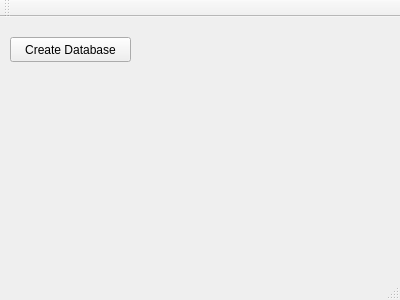
<?xml version="1.0" encoding="UTF-8"?>
<ui version="4.0">
 <class>MainWindow</class>
 <widget class="QMainWindow" name="MainWindow">
  <property name="geometry">
   <rect>
    <x>0</x>
    <y>0</y>
    <width>400</width>
    <height>300</height>
   </rect>
  </property>
  <property name="windowTitle">
   <string>MainWindow</string>
  </property>
  <widget class="QWidget" name="centralWidget">
   <widget class="QPushButton" name="pushButton">
    <property name="geometry">
     <rect>
      <x>10</x>
      <y>20</y>
      <width>121</width>
      <height>25</height>
     </rect>
    </property>
    <property name="text">
     <string>Create Database</string>
    </property>
   </widget>
  </widget>
  <widget class="QMenuBar" name="menuBar">
   <property name="geometry">
    <rect>
     <x>0</x>
     <y>0</y>
     <width>400</width>
     <height>22</height>
    </rect>
   </property>
  </widget>
  <widget class="QToolBar" name="mainToolBar">
   <attribute name="toolBarArea">
    <enum>TopToolBarArea</enum>
   </attribute>
   <attribute name="toolBarBreak">
    <bool>false</bool>
   </attribute>
  </widget>
  <widget class="QStatusBar" name="statusBar"/>
 </widget>
 <layoutdefault spacing="6" margin="11"/>
 <resources/>
 <connections/>
</ui>
